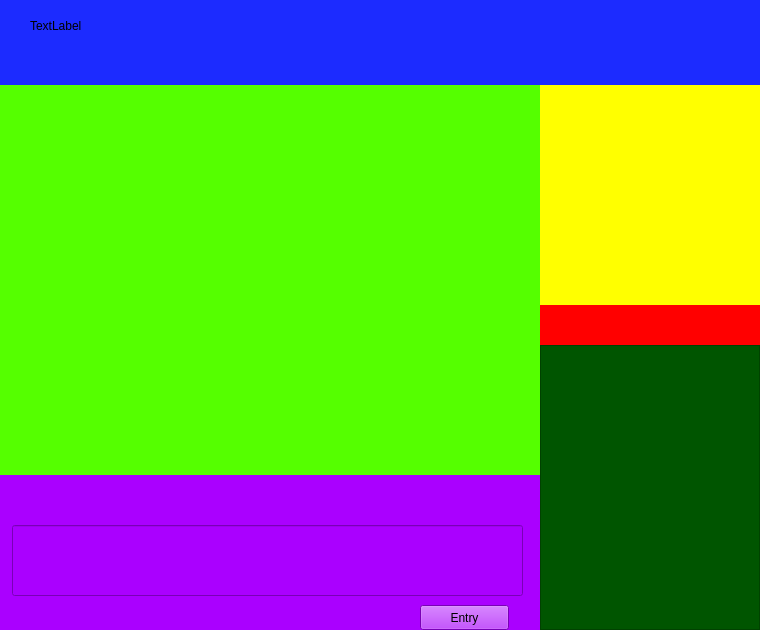
<?xml version="1.0" encoding="UTF-8"?>
<ui version="4.0">
 <class>WeChat</class>
 <widget class="QWidget" name="WeChat">
  <property name="geometry">
   <rect>
    <x>0</x>
    <y>0</y>
    <width>760</width>
    <height>630</height>
   </rect>
  </property>
  <property name="windowTitle">
   <string>Form</string>
  </property>
  <widget class="QWidget" name="widget_5" native="true">
   <property name="geometry">
    <rect>
     <x>540</x>
     <y>305</y>
     <width>220</width>
     <height>325</height>
    </rect>
   </property>
   <property name="styleSheet">
    <string notr="true">background-color: rgb(85, 170, 255);</string>
   </property>
   <widget class="QWidget" name="widget_6" native="true">
    <property name="geometry">
     <rect>
      <x>0</x>
      <y>0</y>
      <width>220</width>
      <height>40</height>
     </rect>
    </property>
    <property name="minimumSize">
     <size>
      <width>220</width>
      <height>40</height>
     </size>
    </property>
    <property name="maximumSize">
     <size>
      <width>220</width>
      <height>40</height>
     </size>
    </property>
    <property name="styleSheet">
     <string notr="true">background-color: rgb(255, 0, 0);</string>
    </property>
   </widget>
   <widget class="QScrollArea" name="scrollArea">
    <property name="geometry">
     <rect>
      <x>0</x>
      <y>40</y>
      <width>220</width>
      <height>285</height>
     </rect>
    </property>
    <property name="minimumSize">
     <size>
      <width>220</width>
      <height>285</height>
     </size>
    </property>
    <property name="maximumSize">
     <size>
      <width>220</width>
      <height>16777215</height>
     </size>
    </property>
    <property name="styleSheet">
     <string notr="true">background-color: rgb(170, 85, 255);
background-color: rgb(0, 85, 0);</string>
    </property>
    <property name="widgetResizable">
     <bool>true</bool>
    </property>
    <widget class="QWidget" name="scrollAreaWidgetContents">
     <property name="geometry">
      <rect>
       <x>0</x>
       <y>0</y>
       <width>218</width>
       <height>283</height>
      </rect>
     </property>
    </widget>
   </widget>
  </widget>
  <widget class="QWidget" name="widget" native="true">
   <property name="geometry">
    <rect>
     <x>0</x>
     <y>0</y>
     <width>760</width>
     <height>85</height>
    </rect>
   </property>
   <property name="minimumSize">
    <size>
     <width>760</width>
     <height>85</height>
    </size>
   </property>
   <property name="maximumSize">
    <size>
     <width>16777215</width>
     <height>85</height>
    </size>
   </property>
   <property name="styleSheet">
    <string notr="true">background-color: rgb(28, 43, 255);</string>
   </property>
   <widget class="QLabel" name="groupNameLabel">
    <property name="geometry">
     <rect>
      <x>30</x>
      <y>20</y>
      <width>54</width>
      <height>12</height>
     </rect>
    </property>
    <property name="text">
     <string>TextLabel</string>
    </property>
   </widget>
  </widget>
  <widget class="QWidget" name="widget_3" native="true">
   <property name="geometry">
    <rect>
     <x>540</x>
     <y>85</y>
     <width>220</width>
     <height>220</height>
    </rect>
   </property>
   <property name="minimumSize">
    <size>
     <width>220</width>
     <height>220</height>
    </size>
   </property>
   <property name="maximumSize">
    <size>
     <width>220</width>
     <height>220</height>
    </size>
   </property>
   <property name="styleSheet">
    <string notr="true">background-color: rgb(255, 255, 0);</string>
   </property>
  </widget>
  <widget class="QWidget" name="widget_2" native="true">
   <property name="geometry">
    <rect>
     <x>0</x>
     <y>85</y>
     <width>540</width>
     <height>390</height>
    </rect>
   </property>
   <property name="minimumSize">
    <size>
     <width>540</width>
     <height>390</height>
    </size>
   </property>
   <property name="styleSheet">
    <string notr="true">background-color: rgb(85, 255, 0);</string>
   </property>
  </widget>
  <widget class="QWidget" name="widget_4" native="true">
   <property name="geometry">
    <rect>
     <x>0</x>
     <y>475</y>
     <width>540</width>
     <height>155</height>
    </rect>
   </property>
   <property name="minimumSize">
    <size>
     <width>540</width>
     <height>155</height>
    </size>
   </property>
   <property name="maximumSize">
    <size>
     <width>540</width>
     <height>16777215</height>
    </size>
   </property>
   <property name="styleSheet">
    <string notr="true">background-color: rgb(170, 0, 255);</string>
   </property>
   <widget class="QLineEdit" name="lineEdit">
    <property name="geometry">
     <rect>
      <x>12</x>
      <y>50</y>
      <width>511</width>
      <height>71</height>
     </rect>
    </property>
   </widget>
   <widget class="QPushButton" name="sendMessageBtn">
    <property name="geometry">
     <rect>
      <x>420</x>
      <y>130</y>
      <width>89</width>
      <height>25</height>
     </rect>
    </property>
    <property name="text">
     <string>Entry</string>
    </property>
   </widget>
  </widget>
 </widget>
 <resources/>
 <connections/>
</ui>
